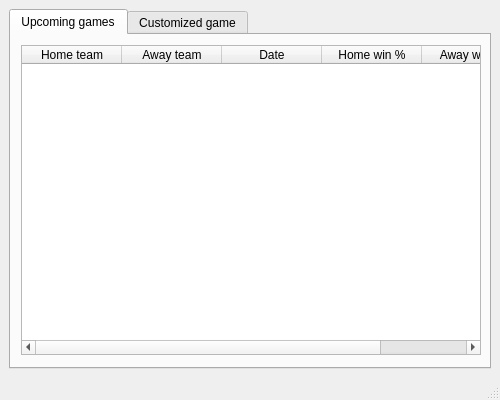
<?xml version="1.0" encoding="UTF-8"?>
<ui version="4.0">
 <class>MainWindow</class>
 <widget class="QMainWindow" name="MainWindow">
  <property name="geometry">
   <rect>
    <x>0</x>
    <y>0</y>
    <width>500</width>
    <height>400</height>
   </rect>
  </property>
  <property name="sizePolicy">
   <sizepolicy hsizetype="Fixed" vsizetype="Fixed">
    <horstretch>0</horstretch>
    <verstretch>0</verstretch>
   </sizepolicy>
  </property>
  <property name="minimumSize">
   <size>
    <width>500</width>
    <height>400</height>
   </size>
  </property>
  <property name="maximumSize">
   <size>
    <width>500</width>
    <height>400</height>
   </size>
  </property>
  <property name="windowTitle">
   <string>MainWindow</string>
  </property>
  <widget class="QWidget" name="centralwidget">
   <layout class="QVBoxLayout" name="verticalLayout">
    <item>
     <widget class="QTabWidget" name="tabWidget">
      <property name="currentIndex">
       <number>0</number>
      </property>
      <widget class="QWidget" name="tab">
       <attribute name="title">
        <string>Upcoming games</string>
       </attribute>
       <widget class="QTableWidget" name="tableWidget">
        <property name="geometry">
         <rect>
          <x>10</x>
          <y>10</y>
          <width>460</width>
          <height>310</height>
         </rect>
        </property>
        <property name="sizePolicy">
         <sizepolicy hsizetype="Fixed" vsizetype="Fixed">
          <horstretch>0</horstretch>
          <verstretch>0</verstretch>
         </sizepolicy>
        </property>
        <property name="minimumSize">
         <size>
          <width>460</width>
          <height>310</height>
         </size>
        </property>
        <property name="maximumSize">
         <size>
          <width>460</width>
          <height>310</height>
         </size>
        </property>
        <column>
         <property name="text">
          <string>Home team</string>
         </property>
        </column>
        <column>
         <property name="text">
          <string>Away team</string>
         </property>
        </column>
        <column>
         <property name="text">
          <string>Date</string>
         </property>
        </column>
        <column>
         <property name="text">
          <string>Home win %</string>
         </property>
        </column>
        <column>
         <property name="text">
          <string>Away win %</string>
         </property>
        </column>
       </widget>
      </widget>
      <widget class="QWidget" name="tab2">
       <attribute name="title">
        <string>Customized game</string>
       </attribute>
       <layout class="QVBoxLayout" name="verticalLayout_2" stretch="0,2,2,2,0,2,1">
        <item>
         <spacer name="verticalSpacer">
          <property name="orientation">
           <enum>Qt::Vertical</enum>
          </property>
          <property name="sizeHint" stdset="0">
           <size>
            <width>20</width>
            <height>40</height>
           </size>
          </property>
         </spacer>
        </item>
        <item>
         <layout class="QHBoxLayout" name="horizontalLayout">
          <property name="rightMargin">
           <number>110</number>
          </property>
          <item>
           <widget class="QLabel" name="label">
            <property name="text">
             <string>Home team:</string>
            </property>
            <property name="alignment">
             <set>Qt::AlignRight|Qt::AlignTrailing|Qt::AlignVCenter</set>
            </property>
           </widget>
          </item>
          <item>
           <widget class="QComboBox" name="homeTeamComboBox"/>
          </item>
         </layout>
        </item>
        <item>
         <layout class="QHBoxLayout" name="horizontalLayout_2">
          <property name="rightMargin">
           <number>110</number>
          </property>
          <item>
           <widget class="QLabel" name="label_2">
            <property name="text">
             <string>Away team:</string>
            </property>
            <property name="alignment">
             <set>Qt::AlignRight|Qt::AlignTrailing|Qt::AlignVCenter</set>
            </property>
           </widget>
          </item>
          <item>
           <widget class="QComboBox" name="awayTeamComboBox"/>
          </item>
         </layout>
        </item>
        <item>
         <layout class="QHBoxLayout" name="horizontalLayout_3">
          <property name="rightMargin">
           <number>110</number>
          </property>
          <item>
           <widget class="QLabel" name="label_3">
            <property name="text">
             <string>Date:</string>
            </property>
            <property name="alignment">
             <set>Qt::AlignRight|Qt::AlignTrailing|Qt::AlignVCenter</set>
            </property>
           </widget>
          </item>
          <item>
           <widget class="QDateEdit" name="dateEdit">
            <property name="dateTime">
             <datetime>
              <hour>0</hour>
              <minute>0</minute>
              <second>0</second>
              <year>2023</year>
              <month>5</month>
              <day>1</day>
             </datetime>
            </property>
           </widget>
          </item>
         </layout>
        </item>
        <item>
         <spacer name="verticalSpacer_2">
          <property name="orientation">
           <enum>Qt::Vertical</enum>
          </property>
          <property name="sizeHint" stdset="0">
           <size>
            <width>20</width>
            <height>40</height>
           </size>
          </property>
         </spacer>
        </item>
        <item>
         <widget class="QPushButton" name="predictButton">
          <property name="minimumSize">
           <size>
            <width>0</width>
            <height>50</height>
           </size>
          </property>
          <property name="font">
           <font>
            <pointsize>15</pointsize>
           </font>
          </property>
          <property name="text">
           <string>Predict</string>
          </property>
         </widget>
        </item>
        <item>
         <widget class="QLabel" name="resultLabel">
          <property name="text">
           <string>Home team win chances: ?. Away team win chances: ?</string>
          </property>
          <property name="alignment">
           <set>Qt::AlignCenter</set>
          </property>
         </widget>
        </item>
       </layout>
      </widget>
     </widget>
    </item>
   </layout>
  </widget>
  <widget class="QStatusBar" name="statusbar"/>
 </widget>
 <resources/>
 <connections/>
</ui>
